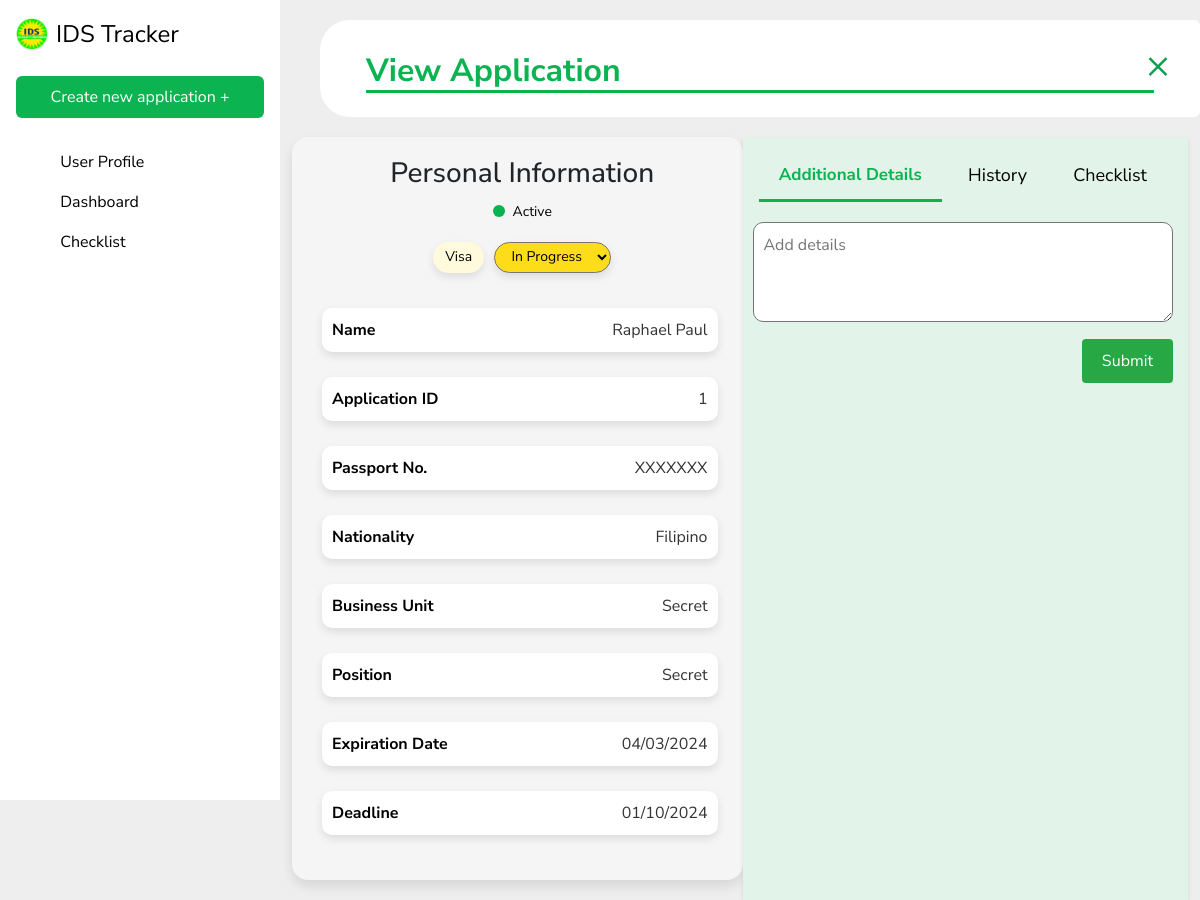
Page /view_application/1/ on the committed database.
### IDSapp/models.py (models this page shows, shortened)
class Application(models.Model):
    application_types = [
        ('Renewal', 'Renewal'),
        ('Application', 'Application')
    ]
    document_types = [
        ('Visa', 'Visa'),
        ('Passport', 'Passport'),
        ('Work Permit', 'Work Permit')
    ]
    statuses = [
        ('In Progress', 'In Progress'),
        ('Lodged', 'Lodged'),
        ('Rejected', 'Rejected'),
        ('Approved', 'Approved'),
        ('Archived', 'Archived')
    ]
    conditions = [
        ('Active', 'Active'),
        ('Archived', 'Archived')
    ]
    firstName = models.CharField(max_length = 50)
    lastName = models.CharField(max_length = 50)
    nationality = models.CharField(max_length = 50)
    companyPos = models.CharField(max_length = 50)
    passportNo = models.CharField(max_length = 15)
    expirationDate = models.DateField(blank=True, null=True)
    deadline = models.DateField(blank=True, null=True)
    status = models.CharField(max_length = 20, choices = statuses)
    applicationType = models.CharField(max_length = 20, choices = application_types)
    documentType = models.CharField(max_length = 20, choices = document_types)
    businessUnit = models.CharField(max_length = 50)
    condition = models.CharField(max_length = 20, choices = conditions)
    comment = models.TextField(blank=True, null=True)
    priority = models.IntegerField(default=0)
    objects = models.Manager()
    def getFirstName(self):
        return self.firstName
    def getNationality(self):
        return self.nationality
    def getPassportNo(self):
        return self.passportNo
    def getExpirationDate(self):
        return self.expirationDate.strftime('%m/%d/%Y') if self.expirationDate else None
    def getDeadline(self):
        return self.deadline.strftime('%m/%d/%Y') if self.deadline else None
    def getStatus(self):
        return self.status
    def getDocumentType(self):
        return self.documentType
    def getBusinessUnit(self):
        return self.businessUnit
    def getCondition(self):
        return self.condition

### IDSapp/views.py (the view)
# urls.py: path('view_application/<int:pk>/', views.view_application, name='view_application'),
def view_application(request,pk): #add pk here
    a = get_object_or_404(Application, pk=pk)
    if request.method == 'POST':
        status = request.POST.get('status')
        a.status = status
        a.save()
        return redirect('view_dashboard')
    return render(request, 'view_application.html',{'a':a})

### IDSapp/templates/view_application.html (shortened to what this page needs)
{% extends 'base.html' %}
{% load static %}
{% block content %}
<div style="padding-top: 20px; margin-left: 40px;">
    <div class="card" style="border: none; border-bottom-left-radius: 30px; border-top-left-radius: 30px;">
        <div class="card-body">
            <h2 class="card-title mt-3" style="margin-left: 30px; margin-right: 30px; color: #0BB351; font-weight: bold; border-bottom: 3px solid #0BB351;">View Application</h2>
            <a href="{% url 'view_dashboard' %}" class="close-icon">&times;</a>
        </div>
    </div>
</div>
<div class="container">
    <div class="content">
      <div class="main" style="display: flex;">
        <div class="info-block" style="flex: 1; padding-right: 10px;">
            <h3 class='personal-information'>Personal Information</h3>
            <div class="status-row">
                <span class='status-condition'>{{a.getCondition}}</span>
            </div>
            <div class="status-row">
                <span class="docu-type">  {{a.getDocumentType}}</span>
                <form method="POST" action="{% url 'view_application' a.pk %}">{% csrf_token %}
                    <select name="status" class="status-indicator {% if a.status == 'In Progress'%}status-in-progress
                    {% elif a.status == 'Lodged' %}status-lodged
                    {% elif a.status == 'Approved' %}status-approved
                    {% elif a.status == 'Rejected' %}status-rejected
                    {% endif %}" onchange="this.className=this.options[this.selectedIndex].className">
                        <option value="In Progress" class="status-in-progress" {% if a.getStatus == 'In Progress' %}selected{% endif %}>In Progress</option>
                    </select>
            </div>
            <div class="info-row">
                <label>Name</label>
                <span>{{a.getFirstName}}</span>
            </div>
            <div class="info-row">
                <label>Application ID</label>
                <span>{{a.pk}}</span>
            </div>
            <div class="info-row">
                <label>Passport No.</label>
                <span>{{a.getPassportNo}}</span>
            </div>
            <div class="info-row">
                <label>Nationality</label>
                <span>{{a.getNationality}}</span>
            </div>
            <div class="info-row">
                <label>Business Unit</label>
                <span>{{a.getBusinessUnit}}</span>
            </div>
            <div class="info-row">
                <label>Position</label>
                <span>{{a.companyPos}}</span>
            </div>
            <div class="info-row">
                <label>Expiration Date</label>
                <span>{{a.getExpirationDate}}</span>
            </div>
            <div class="info-row">
                <label>Deadline</label>
                <span>{{a.getDeadline}}</span>
            </div>
        </div>
        <div class="form-section" style="flex: 1; padding-left: 10px;">
            <div class='tabs'>
                <a href="#additionalDetails" class="tab active" onclick="openTab(event, 'AdditionalDetails')">Additional Details</a>
                <a href="#history" class="tab" onclick="openTab(event, 'History')">History</a>
                <a href="#checklist" class="tab" onclick="openTab(event, 'Checklist')">Checklist</a>
            </div>
            <div id="AdditionalDetails" class="tabcontent" style="display: block;">
                <textarea placeholder="Add details"></textarea>
                <div class="button-container">
                    <button>Submit</button>
                </div>
            </div>
        </div>
      </div>
    </div>
  </div>
{% endblock %}

### IDSapp/templates/base.html (style rules this page uses)
body { background-color: #EEE; font-family: 'Nunito Sans', sans-serif; }

### IDSapp/templates/view_application.html (style rules this page uses)
.close-icon { position: absolute; top: 15px; right: 30px; font-size: 40px; text-decoration: none; color: #0e9e4c; }
.personal-information { flex-direction: column; justify-content: center; margin: 0; }
.status-condition { color: Black; font-size: 14px; text-align: center; display: inline-block; position: relative; padding-left: 20px; }
.status-condition::before { content: ''; position: absolute; left: 0; top: 50%; transform: translateY(-50%); width: 12px; height: 12px; background-color: #0ab351; border-radius: 50%; }
.status-row, .info-row { display: flex; justify-content: center; padding: 10px; }
.status-indicator { color: Black; padding: 4px 12px; border-radius: 20px; font-size: 14px; margin-bottom: 25px; box-shadow: 0 4px 8px rgba(0, 0, 0, 0.1); text-align: center; display: inline-block; position: relative; }
.status-in-progress { background-color: #fddd19; color: Black; padding: 4px 12px; border-radius: 20px; font-size: 14px; margin-bottom: 25px; box-shadow: 0 4px 8px rgba(0, 0, 0, 0.1); text-align: center; display: inline-block; position: relative; }
.docu-type { background-color: #fffadc; color: black; padding: 4px 12px; border-radius: 20px; font-size: 14px; margin-bottom: 25px; margin-right: 10px; box-shadow: 0 4px 8px rgba(0, 0, 0, 0.1); }
.info-block { background-color: #f5f5f5; padding: 20px; margin-bottom: 20px; border-radius: 16px; box-shadow: 0 6px 12px rgba(0,0,0,0.1); justify-content: center; text-align: center; margin: 20px 0; }
.info-row { display: flex; justify-content: space-between; margin-bottom: 25px; margin-right: 15px; margin-left: 10px; align-items: center; background: white; padding: 10px; border-radius: 10px; box-shadow: 0 4px 8px rgba(0, 0, 0, 0.1); }
.info-row label { font-weight: bold; color: black; }
.info-row span { color: #333; text-align: right; }
.form-section { background-color: #e2f4e9; padding: 15px; box-shadow: 0 2px 4px rgba(0,0,0,0.1); margin-top: 20px; }
.form-section textarea { width: 100%; padding: 10px; margin-bottom: 10px; height: 100px; border-radius: 10px; }
.form-section .button-container { display: flex; justify-content: flex-end; }
.form-section button { padding: 10px 20px; background-color: #28a745; color: white; border: none; border-radius: 4px; cursor: pointer; justify-content: right; }
.tabs { display: flex; justify-content: space-evenly; margin-bottom: 20px; }
.tab { display: block; padding: 10px 20px; color: black; text-decoration: none; border-bottom: 3px solid transparent; font-size: 18px; }
.tab.active { border-bottom: 3px solid #0BB351; font-weight: bold; font-size: 17px; color: #0BB351; }

### rows in the picture
Application: getCondition "Active", getDocumentType "Visa", status "In Progress", getFirstName "Raphael Paul", pk "1", getPassportNo "XXXXXXX", getNationality "Filipino", getBusinessUnit "Secret", companyPos "Secret", getExpirationDate "04/03/2024", getDeadline "01/10/2024"
